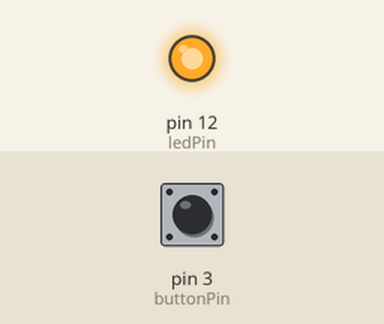
A sketch run on a simulated Arduino Uno, built with avr-gcc and run on an emulated ATmega328P. Shown: output pins drawn as LEDs (lit = HIGH). Inputs (shaded band) come from the test bench; at power-on: pin 3 (buttonPin) HIGH.

Above: at 1.2 s.
1.3 s: pin 3 (buttonPin) pulled LOW for 0.15 s
At 1.37 s:
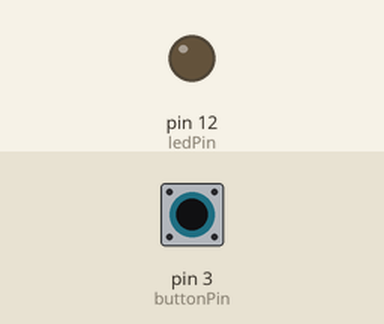
2.9 s: pin 3 (buttonPin) pulled LOW for 3.2 s
At 6.6 s:
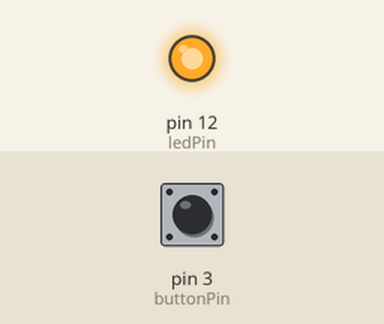
Timing chart, 0 to 8.1 s (numbered marks = the images above; inputs shaded):
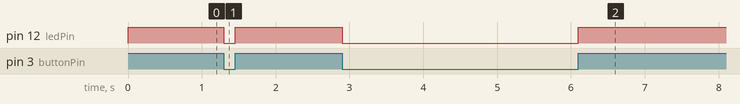

The sketch:

12.ino
```cpp
const int ledPin=12;
const int buttonPin=3;
int buttonState=0;

void setup() {
  // put your setup code here, to run once:
pinMode (ledPin,OUTPUT);
pinMode (buttonPin,INPUT);
digitalWrite(buttonPin,HIGH);
}

void loop() {
  // put your main code here, to run repeatedly:
buttonState=digitalRead(buttonPin);
if(buttonState==HIGH){
  digitalWrite(ledPin,HIGH);
}
else{
   digitalWrite(ledPin,LOW);
}
}
```

Measured:
- after the input at 1.3 s, pin 12 (ledPin): HIGH → LOW at once, → HIGH 0.15 s later
- after the input at 2.9 s, pin 12 (ledPin): HIGH → LOW at once, → HIGH 3.2 s later
